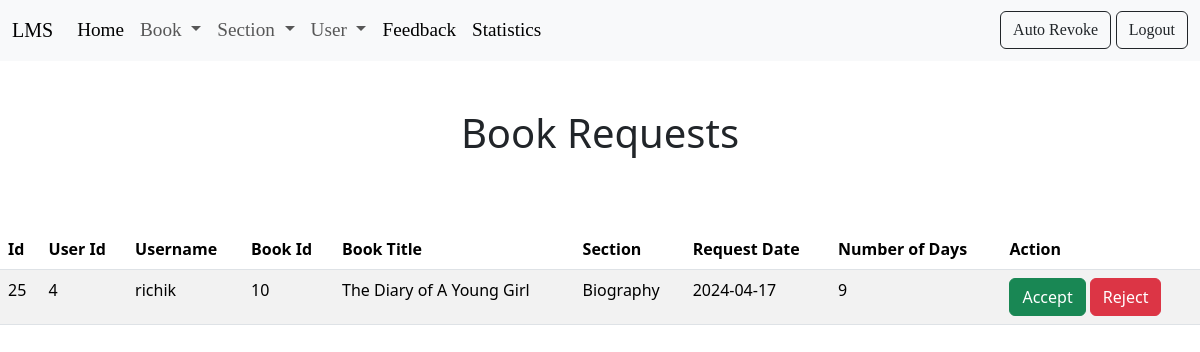
The app's page /librarian-dashboard (signed in) with its own data.
### models/models.py (models this page shows)
class Requests(db.Model):
    __tablename__ = 'Requests'
    id = db.Column(db.Integer, primary_key=True)
    user_id = db.Column(db.Integer, db.ForeignKey('User.id'), nullable=False)
    username = db.Column(db.String(100), nullable=False)
    book_id = db.Column(db.Integer, db.ForeignKey('Book.id'), nullable=False)
    book_title = db.Column(db.String(100), nullable=False)
    section_name = db.Column(db.String(100), db.ForeignKey('Section.name'), nullable=False)
    request_date = db.Column(db.Date, nullable=False,default=datetime.utcnow().date())
    number_of_days = db.Column(db.Integer, nullable=False)
    status = db.Column(db.String(100), nullable=False)
    book = db.relationship('User', backref=db.backref('Requests', lazy=True))
    section = db.relationship('Section', backref=db.backref('Requests', lazy=True))

### app.py (the view)
@app.route('/librarian-dashboard',methods = ['GET', 'POST'])
def librarian_dashboard():
    if session.get('logged_in') and session.get('admin'):
        if request.method == 'GET':
            requests = Requests.query.all()
            return render_template('librarian_dashboard.html',requests=requests)
    else:
        return redirect(url_for('librarian_login'))

### templates/librarian_dashboard.html (shortened to what this page needs)
{% extends "base.html" %}
{% block content %}
{% include 'navbar.html' %}
<div class = "container my-5">
    <h1 class = "text-center">Book Requests</h1>
</div>
<table class = "table table-striped">
    <thead>
        <tr>
            <th>Id</th>
            <th>User Id</th>
            <th>Username</th>
            <th>Book Id</th>
            <th>Book Title</th>
            <th>Section</th>
            <th>Request Date</th>
            <th>Number of Days</th>
            <th>Action</th>
        </tr>
    </thead>
    <tbody>
        {% for request in requests %}
            {% if request.status == 'Pending' %}
        <tr>
            <td>{{request.id}}</td>
            <td>{{request.user_id}}</td>
            <td>{{request.username}}</td>
            <td>{{request.book_id}}</td>
            <td>{{request.book_title}}</td>
            <td>{{request.section_name}}</td>
            <td>{{request.request_date}}</td>
            <td>{{request.number_of_days}}</td>
            <td>
                <a href = "/approve-bookrequest/{{request.id}}" " class = "btn btn-success">Accept</a>
                <a href = "/reject-request/{{request.id}}" class = "btn btn-danger">Reject</a>
            </td>
        </tr>
            {% endif %}
        {% endfor %}
    </tbody>
</table>
{% endblock %}

### records on screen
Requests: id "25", user_id "4", username "richik", book_id "10", book_title "The Diary of A Young Girl", section_name "Biography", request_date "2024-04-17", number_of_days "9"
